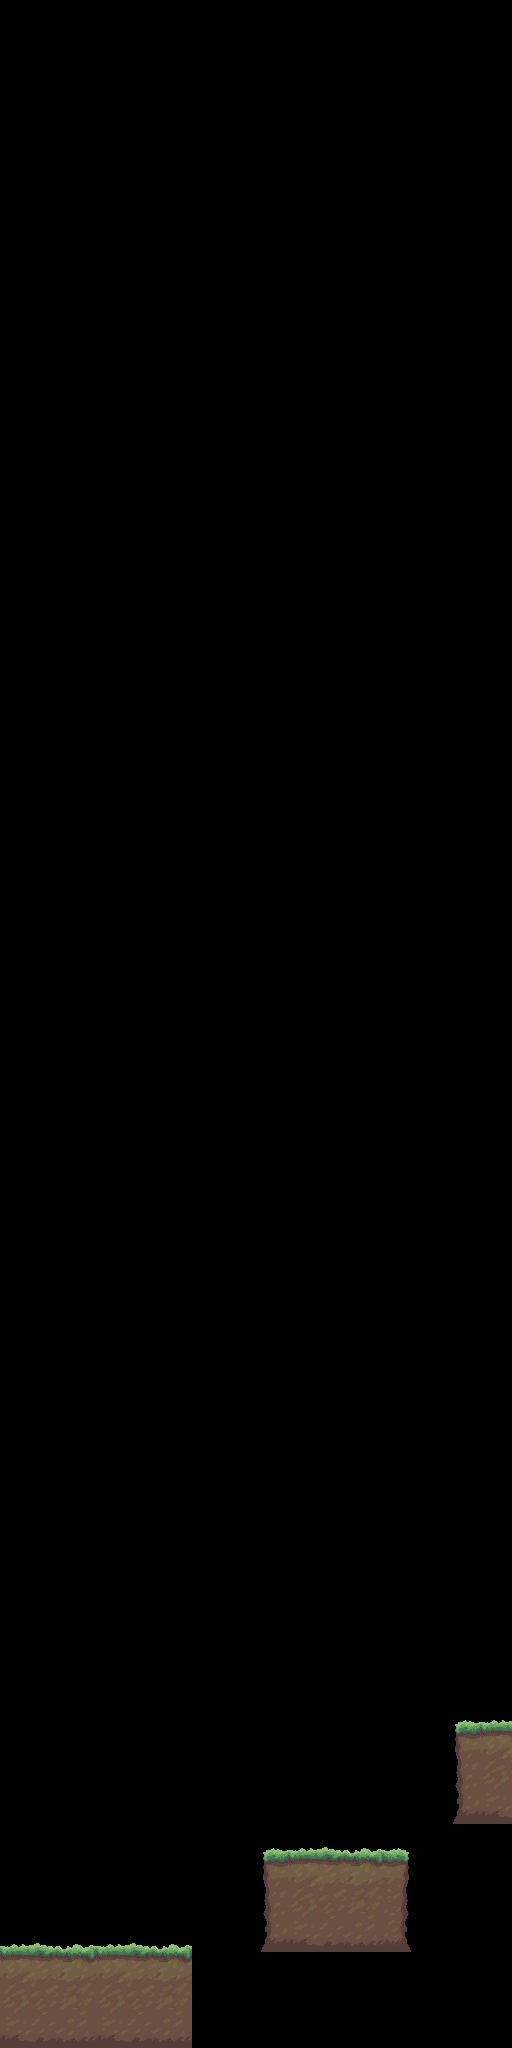

Below is a game level as drawn by its tile map, then a one-line description and the .tmx file that defines it, in full:
An orthogonal 16x64 tile map with 32x32 px tiles, 1 tile layer (Tile Layer 1), 2 tilesets and 5 objects.

<map version="1.0" tiledversion="1.0.3" orientation="orthogonal" renderorder="left-up" width="16" height="64" tilewidth="32" tileheight="32" nextobjectid="9">
 <tileset firstgid="1" source="forest.tsx" />
 <tileset firstgid="233" source="objects.tsx" />
 <layer name="Tile Layer 1" width="16" height="64">
  <data encoding="csv">
0,0,0,0,0,0,0,0,0,0,0,0,0,0,0,0,
0,0,0,0,0,0,0,0,0,0,0,0,0,0,0,0,
0,0,0,0,0,0,0,0,0,0,0,0,0,0,0,0,
0,0,0,0,0,0,0,0,0,0,0,0,0,0,0,0,
0,0,0,250,0,0,0,0,0,0,0,0,0,0,0,0,
0,0,0,0,0,0,0,0,0,0,0,0,0,0,0,0,
0,0,0,0,0,0,0,0,0,0,0,0,0,0,0,0,
0,0,0,0,0,0,0,0,0,0,0,0,0,0,0,0,
0,0,0,0,0,0,0,0,0,0,0,0,0,0,0,0,
0,0,0,0,0,0,0,0,0,0,0,0,0,0,0,0,
0,0,0,0,0,0,0,0,0,0,0,0,0,0,0,0,
0,0,0,0,0,0,0,0,0,0,0,0,0,0,0,0,
0,0,0,0,0,0,0,0,0,0,0,0,0,0,0,0,
0,0,0,0,0,0,0,0,0,0,0,0,0,0,0,0,
0,0,0,0,0,0,0,0,0,0,0,0,0,0,0,0,
0,0,0,0,0,0,0,0,0,0,0,0,0,0,0,0,
0,0,0,0,0,0,0,0,0,0,0,0,0,0,0,0,
0,0,0,0,0,0,0,0,0,0,0,0,0,0,0,0,
0,0,0,0,0,0,0,0,0,0,0,0,0,0,0,0,
0,0,0,0,0,0,0,0,0,0,0,0,0,0,0,0,
0,0,0,0,0,0,0,0,0,0,0,0,0,0,0,0,
0,0,0,0,0,0,0,0,0,0,0,0,0,0,0,0,
0,0,0,0,0,0,0,0,0,0,0,0,0,0,0,0,
0,0,0,0,0,0,0,0,0,0,0,0,0,0,0,0,
0,0,0,0,0,0,0,0,0,0,0,0,0,0,0,0,
0,0,0,0,0,0,0,0,0,0,0,0,0,0,0,0,
0,0,0,0,0,0,0,0,0,0,0,0,0,0,0,0,
0,0,0,0,0,0,0,0,0,0,0,0,0,0,0,0,
0,0,0,0,0,0,0,0,0,0,0,0,0,0,0,0,
0,0,0,0,0,0,0,0,0,0,0,0,0,0,0,0,
0,0,0,0,0,0,0,0,0,0,0,0,0,0,0,0,
0,0,0,0,0,0,0,0,0,0,0,0,0,0,0,0,
0,0,0,0,0,0,0,0,0,0,0,0,0,0,0,0,
0,0,0,0,0,0,0,0,0,0,0,0,0,0,0,0,
0,0,0,0,0,0,0,0,0,0,0,0,0,0,0,0,
0,0,0,0,0,0,0,0,0,0,0,0,0,0,0,0,
0,0,0,0,0,0,0,0,0,0,0,0,0,0,0,0,
0,0,0,0,0,0,0,0,0,0,0,0,0,0,0,0,
0,0,0,0,0,0,0,0,0,0,0,0,0,0,0,0,
0,0,0,0,0,0,0,0,0,0,0,0,0,0,0,0,
0,0,0,0,0,0,0,0,0,0,0,0,0,0,0,0,
0,0,0,0,0,0,0,0,0,0,0,0,0,0,0,0,
0,0,0,0,0,0,0,0,0,0,0,0,0,0,0,0,
0,0,0,0,0,0,0,0,0,0,0,0,0,0,0,0,
0,0,0,0,0,0,0,0,0,0,0,0,0,0,0,0,
0,0,0,0,0,0,0,0,0,0,0,0,0,0,0,0,
0,0,0,0,0,0,0,0,0,0,0,0,0,0,0,0,
0,0,0,0,0,0,0,0,0,0,0,0,0,0,0,0,
0,0,0,0,0,0,0,0,0,0,0,0,0,0,0,0,
0,0,0,0,0,0,0,0,0,0,0,0,0,0,0,0,
0,0,0,0,0,0,0,0,0,0,0,0,0,0,0,0,
0,0,0,0,0,0,0,0,0,0,0,0,0,0,0,0,
0,0,0,0,0,0,0,0,0,0,0,0,0,0,0,0,
0,0,0,0,0,0,0,0,0,0,0,0,0,0,11,126,
0,0,0,0,0,0,0,0,0,0,0,0,0,0,40,155,
0,0,0,0,0,0,0,0,0,0,0,0,0,0,69,184,
0,0,0,0,0,0,0,0,0,0,0,0,0,0,98,213,
0,0,0,0,0,0,0,0,11,126,127,128,13,0,0,0,
0,0,0,0,0,0,0,0,40,155,156,157,42,0,0,0,
0,0,0,0,0,0,0,0,69,184,185,186,71,0,0,0,
126,127,128,126,127,128,0,0,98,213,214,215,100,0,0,0,
155,156,157,155,156,157,0,0,0,0,0,0,0,0,0,0,
184,185,186,184,185,186,0,0,0,0,0,0,0,0,0,0,
213,214,215,213,214,215,0,0,0,0,0,0,0,0,0,0
</data>
 </layer>
 <objectgroup name="bounds">
  <object id="1" x="-1" y="4">
   <polyline points="0,0 3,2040 512,2042 513,-2 2,1" />
  </object>
 </objectgroup>
 <objectgroup name="ground">
  <object id="2" x="5" y="1952">
   <polyline points="0,0 186,-1 188,94" />
  </object>
  <object id="5" x="263" y="1948">
   <polyline points="0,0 145,1 146,-95 4,-93 3,-2" />
  </object>
  <object id="7" x="510" y="1727">
   <polyline points="0,0 -55,1 -53,95 0,95" />
  </object>
 </objectgroup>
 <objectgroup name="cloud">
  <object id="8" x="2" y="160">
   <polyline points="0,0 511,0" />
  </object>
 </objectgroup>
 <objectgroup name="danger" />
</map>
